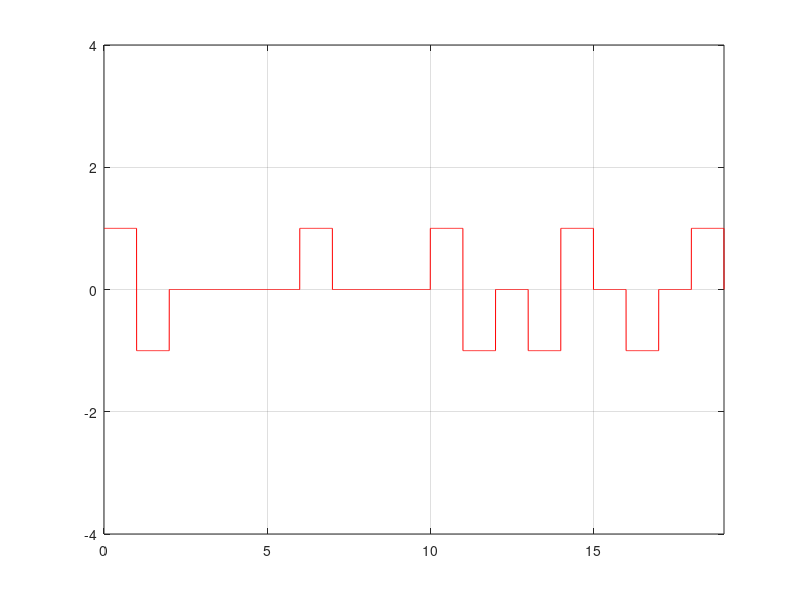

Reproduce this figure in MATLAB.
clc;
close all;
clear;

%bitstream = [0 1 0 0 1 1 0 0 0 1 1];
%bitstream = [0 1 0 0 1 1];
%bitstream = [1 1 1 0 0 0 0 0 0 0 0 0 0 0 0 0 0 0 0];
bitstream = [1 1 0 0 0 0 1 0 0 0 0 0 0 0 0 0 1 0 1];

L = length(bitstream);

n = 500;
dt = 1/n;

x = 0:dt:L;
y = zeros(1, length(x));
i = 0;

while i<L
  cnt=0;
  j=i;
  while j<L && j<i+8
    if(bitstream(j+1)==0)
      cnt=cnt+1;
    else
      break;
    end  
    j=j+1;
  end
  if(cnt==8)
    bitstream(i+4)=2;
    bitstream(i+5)=3;
    bitstream(i+7)=2;
    bitstream(i+8)=3;
  
    i=i+7;
  end
  i=i+1;
end
sign=-1;
for i=0:L-1
  if(bitstream(i+1)==2)
    y((i*n+1):(i+1)*n)=sign;
  end
  
  if(bitstream(i+1)==1 || bitstream(i+1)==3)
    sign=sign*-1;
    y((i*n+1):(i+1)*n)=sign;
  end
  
end
plot(x, y, 'r');
axis([0 x(end) -4 4]);
grid on;

size = length(y);
len = floor(size/L);
decoded = zeros(1, L);

sign = -1;
i = 0;

while(i<L)
    if(y(i*len+1)==0)
        
    elseif(y(i*len+1)==sign)
        decoded(i+1) = 0;
        decoded(i-2) = 0;
    else
        decoded(i+1) = 1;
        sign = sign*-1;
    end
    
    i = i+1;
end

disp(decoded);
